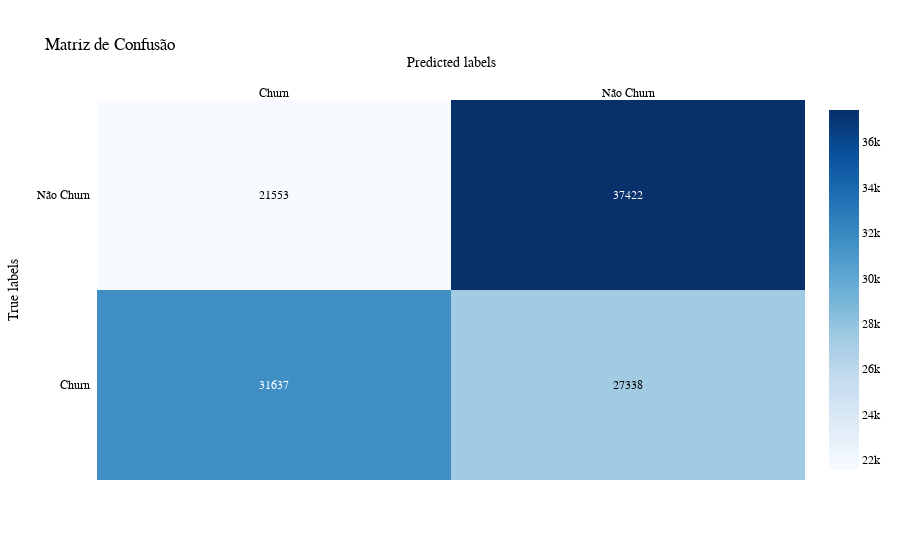

The notebook cell saved with this chart:
### Markdown cell above
A acurácia é uma métrica útil para entender a taxa geral de previsões corretas do modelo, mas lembre-se de que pode não ser suficiente para avaliar completamente o desempenho do modelo. Dependendo do contexto do problema, você também pode querer considerar outras métricas de avaliação, como precisão, revocação, F1-score, entre outras.

### Code cell
conf_matrix = confusion_matrix(y_train, y_pred_train)

# Definindo  nomes de classes
class_names = ['Churn', 'Não Churn']

# Plotando a matriz de confusão com Plotly
fig = ff.create_annotated_heatmap(
    z=conf_matrix,
    x=class_names,
    y=class_names,
    colorscale='Blues',
    showscale=True
)
fig.update_layout(
    title='Matriz de Confusão',
    xaxis_title='Predicted labels',
    yaxis_title='True labels',
    font=dict(
        family='Arial',
        size=12,
        color='black'
    )
)

### Figure 1 — Plotly figure (JSON) as saved in the notebook; plotly's stock layout.template omitted (floating-point values rounded to 4 significant figures)
{"data": [{"colorscale": [[0, "rgb(247,251,255)"], [0.125, "rgb(222,235,247)"], [0.25, "rgb(198,219,239)"], [0.375, "rgb(158,202,225)"], [0.5, "rgb(107,174,214)"], [0.625, "rgb(66,146,198)"], [0.75, "rgb(33,113,181)"], [0.875, "rgb(8,81,156)"], [1, "rgb(8,48,107)"]], "reversescale": false, "showscale": true, "type": "heatmap", "x": ["Churn", "Não Churn"], "y": ["Churn", "Não Churn"], "z": [[31637, 27338], [21553, 37422]]}], "layout": {"annotations": [{"font": {"color": "#FFFFFF"}, "showarrow": false, "text": "31637", "x": "Churn", "xref": "x", "y": "Churn", "yref": "y"}, {"font": {"color": "#000000"}, "showarrow": false, "text": "27338", "x": "Não Churn", "xref": "x", "y": "Churn", "yref": "y"}, {"font": {"color": "#000000"}, "showarrow": false, "text": "21553", "x": "Churn", "xref": "x", "y": "Não Churn", "yref": "y"}, {"font": {"color": "#FFFFFF"}, "showarrow": false, "text": "37422", "x": "Não Churn", "xref": "x", "y": "Não Churn", "yref": "y"}], "font": {"color": "black", "family": "Arial", "size": 12}, "title": {"text": "Matriz de Confusão"}, "xaxis": {"dtick": 1, "gridcolor": "rgb(0, 0, 0)", "side": "top", "ticks": "", "title": {"text": "Predicted labels"}}, "yaxis": {"dtick": 1, "ticks": "", "ticksuffix": "  ", "title": {"text": "True labels"}}}}
